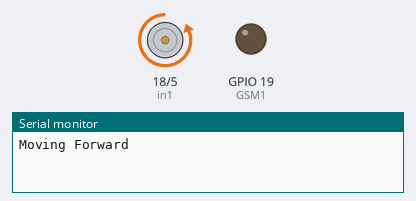
Bench run of a sketch on a simulated ESP32. Shown: motor-driver pin pairs drawn as motors (green arrow = first pin HIGH = forward, orange = second pin HIGH = backward, longer = more drive), output pins drawn as LEDs (lit = HIGH), the last lines printed to the serial monitor.

Above: at 1.0 s.
At 5.5 s:
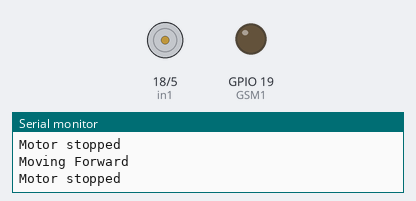
Timing chart, 0 to 6.9 s (numbered marks = the images above):
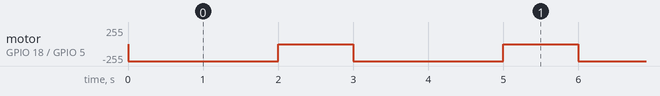

The sketch:

Pumpe.ino
```cpp
int GSM1 = 19;
int in1 = 18;
int in2 = 5;
const int freq = 30000;
const int pwmChannel = 0;
const int resolution = 8;
int dutyCycle = 200;

void forward(){
  Serial.println("Moving Forward");
  digitalWrite(in1, LOW);
  digitalWrite(in2, HIGH);
  delay(2000);
}
void forward_smooth(){
    digitalWrite(in1, HIGH);
    digitalWrite(in2, LOW);
    while (dutyCycle <= 255){
    ledcWrite(pwmChannel, dutyCycle);
    Serial.print("Forward with duty cycle: ");
    Serial.println(dutyCycle);
    dutyCycle = dutyCycle + 5;
    delay(500);
  }
  dutyCycle = 200;
  }
void back(){
  Serial.println("Moving Backwards");
  digitalWrite(in1, HIGH);
  digitalWrite(in2, LOW);
  delay(2000);
}
void off(){
  Serial.println("Motor stopped");
  digitalWrite(in1, LOW);
  digitalWrite(in2, LOW);
  delay(1000);
}


void setup() {
  Serial.begin(9600);

  pinMode(in1, OUTPUT);
  pinMode(in2, OUTPUT);
  pinMode(GSM1, OUTPUT);

  ledcSetup(pwmChannel, freq, resolution);
  ledcAttachPin(GSM1, pwmChannel);

}

void loop() {
  forward();
  off();
}
```

Measured:
- by itself, motor on GPIO 18 (in1) / GPIO 5 (in2): alternates backward 255/255 for 2.0 s and stopped for 1.0 s
